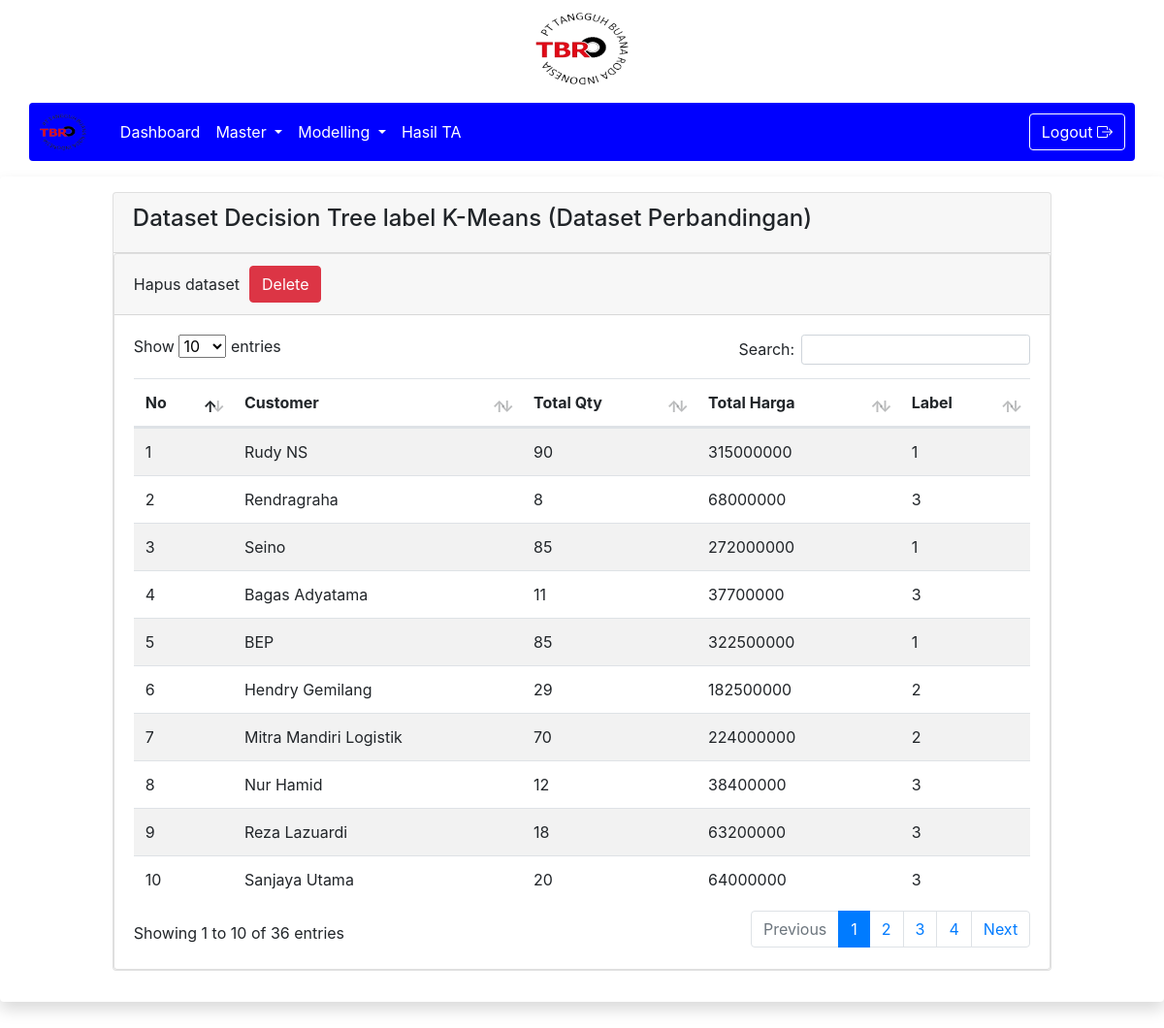
The app's page /1/datasetpb_kombinasi.php (signed in) with its own data.
### tables this page shows
CREATE TABLE `dataset_kombinasipb` (
  `id_dt` int(11) NOT NULL,
  `customer` varchar(50) NOT NULL,
  `total_qty` int(11) NOT NULL,
  `total_harga` bigint(20) NOT NULL,
  `label` int(11) NOT NULL
);

### 1/datasetpb_kombinasi.php (the view, shortened to what this page needs)
<!DOCTYPE html>
<html lang="en">
<head>
    <link rel="stylesheet" href="https://cdn.jsdelivr.net/npm/bootstrap@4.6.2/dist/css/bootstrap.min.css"
>
    <link rel="stylesheet" href="../assets/css/dataTables.bootstrap5.min.css" />
    <link rel="stylesheet"
        href="https://cdnjs.cloudflare.com/ajax/libs/bootstrap-icons/1.10.0/font/bootstrap-icons.min.css">
</head>
<body>
    <?php
    include 'navbar.php';
    ?>
    <div class="shadow p-3 mb-5 bg-white rounded">
        <div class="row justify-content-center">
            <div class="col-md-10 mb-3">
                <div class="card">
                    <div class="card-header">
                        <h4>Dataset Decision Tree label K-Means (Dataset Perbandingan)</h4>
                    </div>
                    <div class="card">
                        <div class="card-header">
                            <form action="proses/prosesformdtkopb.php" post="GET">
                                <div class="form-row align-items-center">
                                    <div class="col-auto">
                                        <label for="hapus" class="col-form-label">Hapus dataset</label>
                                    </div>
                                    <div class="col-auto">
                                        <button type="submit" name="hapus" id="hapus"
                                            class="btn btn-danger">Delete</button>
                                    </div>
                                </div>
                            </form>
                        </div>
                        <div class="card-body">
                            <div class="table-responsive">
                                <table id="example" class="table table-striped data-table" style="width: 100%">
                                    <thead>
                                        <tr>
                                            <th>No</th>
                                            <th>Customer</th>
                                            <th>Total Qty</th>
                                            <th>Total Harga</th>
                                            <th>Label</th>
                                        </tr>
                                    </thead>
                                    <tbody>
                                        <?php
                                        $query = "SELECT * FROM dataset_kombinasipb";
                                        $sql = mysqli_query($GLOBALS['conn'], $query);
                                        if (mysqli_num_rows($sql) > 0) {
                                            while ($data = mysqli_fetch_array($sql)) {
                                                ?>
                                                <tr>
                                                    <td>
                                                        <?php
                                                        echo $data['id_dt'];
                                                        ?>
                                                    </td>
                                                    <td>
                                                        <?php
                                                        echo $data['customer'];
                                                        ?>
                                                    </td>
                                                    <td>
                                                        <?php
                                                        echo $data['total_qty'];
                                                        ?>
                                                    </td>
                                                    <td>
                                                        <?php
                                                        echo $data['total_harga'];
                                                        ?>
                                                    </td>
                                                    <td>
                                                        <?php
                                                        echo $data['label'];
                                                        ?>
                                                    </td>
                                                </tr>
                                                <?php
                                            }
                                        }
                                        ?>
                                    </tbody>
                                </table>
                            </div>
                        </div>
                    </div>
                </div>
            </div>
        </div>
</body>
</html>

### records on screen
dataset_kombinasipb: id_dt "1", customer "Rudy NS", total_qty "90", total_harga "315000000", label "1"
dataset_kombinasipb: id_dt "2", customer "Rendragraha", total_qty "8", total_harga "68000000", label "3"
dataset_kombinasipb: id_dt "3", customer "Seino", total_qty "85", total_harga "272000000", label "1"
dataset_kombinasipb: id_dt "4", customer "Bagas Adyatama", total_qty "11", total_harga "37700000", label "3"
dataset_kombinasipb: id_dt "5", customer "BEP", total_qty "85", total_harga "322500000", label "1"
dataset_kombinasipb: id_dt "6", customer "Hendry Gemilang", total_qty "29", total_harga "182500000", label "2"
dataset_kombinasipb: id_dt "7", customer "Mitra Mandiri Logistik", total_qty "70", total_harga "224000000", label "2"
dataset_kombinasipb: id_dt "8", customer "Nur Hamid", total_qty "12", total_harga "38400000", label "3"
dataset_kombinasipb: id_dt "9", customer "Reza Lazuardi", total_qty "18", total_harga "63200000", label "3"
dataset_kombinasipb: id_dt "10", customer "Sanjaya Utama", total_qty "20", total_harga "64000000", label "3"
